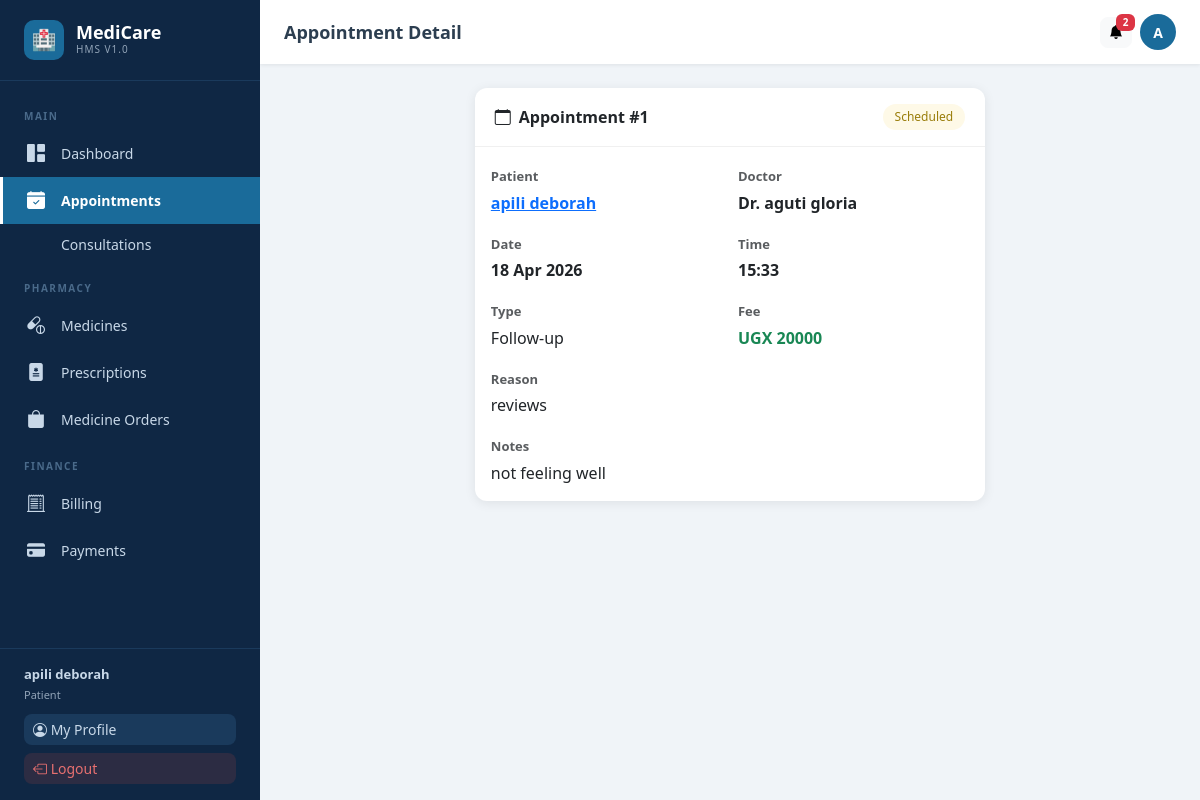
Page /appointments/1/ (signed in) on the committed database.
### users/models.py (models this page shows, shortened)
class User(AbstractUser):
    ROLE_CHOICES = [
        ('admin', 'Admin'),
        ('doctor', 'Doctor'),
        ('nurse', 'Nurse'),
        ('patient', 'Patient'),
    ]
    role = models.CharField(max_length=20, choices=ROLE_CHOICES, default='patient')
    phone = models.CharField(max_length=20, blank=True)
    profile_pic = models.ImageField(upload_to='profiles/', blank=True, null=True)
    is_approved = models.BooleanField(default=True)
    created_at = models.DateTimeField(auto_now_add=True)

### appointments/models.py (models this page shows, shortened)
class Appointment(models.Model):
    STATUS_CHOICES = [
        ('Scheduled','Scheduled'),('Confirmed','Confirmed'),
        ('Completed','Completed'),('Cancelled','Cancelled'),('Rescheduled','Rescheduled'),
    ]
    TYPE_CHOICES = [('General','General Checkup'),('Consultation','Consultation'),('Follow-up','Follow-up'),('Emergency','Emergency')]
    patient = models.ForeignKey(Patient, on_delete=models.CASCADE, related_name='appointments')
    doctor = models.ForeignKey(User, on_delete=models.SET_NULL, null=True, related_name='appointments', limit_choices_to={'role': 'doctor'})
    appointment_type = models.CharField(max_length=20, choices=TYPE_CHOICES, default='General')
    date = models.DateField()
    time = models.TimeField()
    reason = models.TextField()
    status = models.CharField(max_length=20, choices=STATUS_CHOICES, default='Scheduled')
    notes = models.TextField(blank=True)
    fee = models.DecimalField(max_digits=10, decimal_places=2, default=0)
    created_by = models.ForeignKey(User, on_delete=models.SET_NULL, null=True, related_name='created_appointments')
    created_at = models.DateTimeField(auto_now_add=True)
    updated_at = models.DateTimeField(auto_now=True)
    class Meta: ordering = ['-date', '-time']

### patients/models.py (models this page shows, shortened)
class Patient(models.Model):
    BLOOD_TYPES = [('A+','A+'),('A-','A-'),('B+','B+'),('B-','B-'),('AB+','AB+'),('AB-','AB-'),('O+','O+'),('O-','O-')]
    STATUS_CHOICES = [('Active','Active'),('Discharged','Discharged'),('Transferred','Transferred'),('Deceased','Deceased')]
    GENDER_CHOICES = [('Male','Male'),('Female','Female'),('Other','Other')]
    user = models.OneToOneField(User, on_delete=models.SET_NULL, null=True, blank=True, related_name='patient_profile')
    name = models.CharField(max_length=200)
    age = models.IntegerField(default=0)
    gender = models.CharField(max_length=10, choices=GENDER_CHOICES, default='Male')
    phone = models.CharField(max_length=20, blank=True)
    address = models.TextField(blank=True)
    blood_type = models.CharField(max_length=5, choices=BLOOD_TYPES, blank=True)
    admission_date = models.DateField(auto_now_add=True)
    status = models.CharField(max_length=20, choices=STATUS_CHOICES, default='Active')
    emergency_contact = models.CharField(max_length=200, blank=True)
    emergency_phone = models.CharField(max_length=20, blank=True)
    allergies = models.TextField(blank=True)
    notes = models.TextField(blank=True)
    assigned_doctor = models.ForeignKey(User, on_delete=models.SET_NULL, null=True, blank=True, related_name='doctor_patients', limit_choices_to={'role': 'doctor'})
    created_at = models.DateTimeField(auto_now_add=True)
    updated_at = models.DateTimeField(auto_now=True)

### appointments/views.py (the view)
# urls.py: path('<int:pk>/', views.appointment_detail, name='appointment_detail'),
@login_required
def appointment_detail(request, pk):
    appt = get_object_or_404(Appointment, pk=pk)
    return render(request, 'appointments/appointment_detail.html', {'appointment': appt})

### notifications/context_processors.py (called while the page is built)
def unread_notifications(request):
    if request.user.is_authenticated:
        from notifications.models import Notification
        count = Notification.objects.filter(recipient=request.user, is_read=False).count()
        return {'unread_notification_count': count}
    return {'unread_notification_count': 0}

### templates/appointments/appointment_detail.html (shortened to what this page needs)
{% extends 'base.html' %}
{% load hms_tags %}
{% block page_title %}Appointment Detail{% endblock %}
{% block content %}
<div class="row justify-content-center"><div class="col-lg-7">
<div class="card">
  <div class="card-header d-flex justify-content-between align-items-center">
    <span><i class="bi bi-calendar me-2"></i>Appointment #{{ appointment.pk }}</span>
    <span class="badge-pill status-{{ appointment.status|lower }}">{{ appointment.status }}</span>
  </div>
  <div class="card-body">
    <div class="row g-3">
      <div class="col-md-6"><label class="form-label text-muted">Patient</label><div class="fw-bold"><a href="{% url 'patients:patient_detail' appointment.patient.pk %}">{{ appointment.patient.name }}</a></div></div>
      <div class="col-md-6"><label class="form-label text-muted">Doctor</label><div class="fw-bold">Dr. {{ appointment.doctor.get_full_name|default:"—" }}</div></div>
      <div class="col-md-6"><label class="form-label text-muted">Date</label><div class="fw-bold">{{ appointment.date|date:"d M Y" }}</div></div>
      <div class="col-md-6"><label class="form-label text-muted">Time</label><div class="fw-bold">{{ appointment.time|time:"H:i" }}</div></div>
      <div class="col-md-6"><label class="form-label text-muted">Type</label><div>{{ appointment.get_appointment_type_display }}</div></div>
      <div class="col-md-6"><label class="form-label text-muted">Fee</label><div class="fw-bold text-success">UGX {{ appointment.fee|floatformat:0 }}</div></div>
      <div class="col-12"><label class="form-label text-muted">Reason</label><div>{{ appointment.reason }}</div></div>
      {% if appointment.notes %}<div class="col-12"><label class="form-label text-muted">Notes</label><div>{{ appointment.notes }}</div></div>{% endif %}
    </div>
  </div>
</div>
</div></div>
{% endblock %}

### templates/base.html (shortened to what this page needs)
<!DOCTYPE html>
<html lang="en">
<head>
{% load static %}
<link href="https://cdn.jsdelivr.net/npm/bootstrap@5.3.2/dist/css/bootstrap.min.css" rel="stylesheet">
<link href="https://cdn.jsdelivr.net/npm/bootstrap-icons@1.11.3/font/bootstrap-icons.min.css" rel="stylesheet">
</head>
<body>
{% if user.is_authenticated %}
<aside class="sidebar" id="sidebar">
  <a href="{% url 'users:dashboard' %}" class="sidebar-brand">
    <div class="logo-icon">🏥</div>
    <div><div class="logo-text">MediCare</div><div class="logo-sub">HMS v1.0</div></div>
  </a>
  <nav class="sidebar-nav">
    <div class="nav-section-title">Main</div>
    <a href="{% url 'users:dashboard' %}" class="nav-link {% if request.resolver_match.url_name == 'dashboard' %}active{% endif %}">
      <i class="bi bi-grid-1x2-fill"></i> Dashboard
    </a>
    <a href="{% url 'appointments:appointment_list' %}" class="nav-link {% if 'appointments' in request.path and 'consultations' not in request.path %}active{% endif %}">
      <i class="bi bi-calendar-check-fill"></i> Appointments
    </a>
    <a href="{% url 'appointments:consultation_list' %}" class="nav-link {% if 'consultations' in request.path %}active{% endif %}">
       Consultations
    </a>
    <div class="nav-section-title">Pharmacy</div>
    <a href="{% url 'pharmacy:medicine_list' %}" class="nav-link {% if 'pharmacy' in request.path and 'prescriptions' not in request.path and 'orders' not in request.path %}active{% endif %}">
      <i class="bi bi-capsule-pill"></i> Medicines
    </a>
    <a href="{% url 'pharmacy:prescription_list' %}" class="nav-link {% if 'prescriptions' in request.path %}active{% endif %}">
      <i class="bi bi-file-medical-fill"></i> Prescriptions
    </a>
    {% if user.role == 'patient' or user.role == 'admin' %}
    <a href="{% url 'pharmacy:order_list' %}" class="nav-link {% if 'orders' in request.path %}active{% endif %}">
      <i class="bi bi-bag-fill"></i> Medicine Orders
    </a>
    {% endif %}
    <div class="nav-section-title">Finance</div>
    <a href="{% url 'billing:bill_list' %}" class="nav-link {% if 'billing' in request.path %}active{% endif %}">
      <i class="bi bi-receipt-cutoff"></i> Billing
    </a>
    <a href="{% url 'payments:payment_list' %}" class="nav-link {% if 'payments' in request.path %}active{% endif %}">
      <i class="bi bi-credit-card-fill"></i> Payments
    </a>
  </nav>
  <div class="sidebar-footer">
    <div style="color:#c8d8e8;font-size:13px;margin-bottom:10px">
      <strong>{{ user.get_full_name|default:user.username }}</strong><br>
      <span style="opacity:.7;font-size:11px;text-transform:capitalize">{{ user.role }}</span>
    </div>
    <a href="{% url 'users:profile' %}" class="btn btn-sm mb-2" style="background:#1a3a5c;color:#c8d8e8;width:100%;text-align:left">
      <i class="bi bi-person-circle"></i> My Profile
    </a>
    <a href="{% url 'users:logout' %}" class="btn btn-sm" style="background:#e74c3c22;color:#e87070;width:100%;text-align:left">
      <i class="bi bi-box-arrow-left"></i> Logout
    </a>
  </div>
</aside>
<div class="topbar">
  <span class="page-title">{% block page_title %}Dashboard{% endblock %}</span>
  <div class="topbar-actions">
    <a href="{% url 'notifications:notification_list' %}" class="btn btn-light btn-sm position-relative" title="Notifications">
      <i class="bi bi-bell-fill"></i>
      {% if unread_notification_count > 0 %}
      <span class="badge bg-danger position-absolute" style="top:-4px;right:-4px;font-size:10px;min-width:18px">{{ unread_notification_count }}</span>
      {% endif %}
    </a>
    <a href="{% url 'users:profile' %}" class="topbar-avatar" title="My Profile">
      {{ user.first_name|first|upper|default:user.username|first|upper }}
    </a>
  </div>
</div>
<main class="main-wrapper">
{% endif %}
  {% block content %}{% endblock %}
{% if user.is_authenticated %}</main>{% endif %}
</body>
</html>

### templates/base.html (style rules this page uses)
:root { --primary:#1a6b9a;--primary-dark:#134f73;--primary-light:#e8f4fd; --sidebar-w:260px;--sidebar-bg:#0f2744;--sidebar-text:#c8d8e8; --sidebar-hover:#1a3a5c;--sidebar-active:#1a6b9a; --topbar-h:64px;--body-bg:#f0f4f8;--card-shadow:0 2px 12px rgba(0,0,0,.08); }
body { background:var(--body-bg);font-family:'Segoe UI',system-ui,sans-serif;margin:0;overflow-x:hidden }
.sidebar { position:fixed;top:0;left:0;height:100vh;width:var(--sidebar-w);background:var(--sidebar-bg);z-index:1000;display:flex;flex-direction:column;transition:transform .3s ease }
.sidebar-brand { padding:20px 24px;border-bottom:1px solid #1a3a5c;display:flex;align-items:center;gap:12px;color:#fff;text-decoration:none }
.sidebar-brand .logo-icon { width:40px;height:40px;background:var(--primary);border-radius:10px;display:flex;align-items:center;justify-content:center;font-size:20px;flex-shrink:0 }
.sidebar-brand .logo-text { font-size:18px;font-weight:700;line-height:1.1 }
.sidebar-brand .logo-sub { font-size:10px;color:var(--sidebar-text);opacity:.7;letter-spacing:1px;text-transform:uppercase }
.sidebar-nav { flex:1;overflow-y:auto;padding:12px 0 }
.nav-section-title { font-size:10px;font-weight:600;color:#4a6a8a;text-transform:uppercase;letter-spacing:1.5px;padding:16px 24px 6px }
.nav-link { display:flex;align-items:center;gap:12px;padding:10px 24px;color:var(--sidebar-text);text-decoration:none;font-size:14px;transition:all .2s;border-left:3px solid transparent }
.nav-link.active { background:var(--sidebar-active);color:#fff;border-left-color:#fff;font-weight:600 }
.nav-link .bi { font-size:18px;flex-shrink:0;width:22px }
.sidebar-footer { padding:16px 24px;border-top:1px solid #1a3a5c }
.topbar { position:fixed;top:0;left:var(--sidebar-w);right:0;height:var(--topbar-h);background:#fff;box-shadow:0 1px 4px rgba(0,0,0,.08);z-index:999;display:flex;align-items:center;padding:0 24px;gap:16px }
.topbar .page-title { font-size:18px;font-weight:600;color:#2c3e50;flex:1 }
.topbar .topbar-actions { display:flex;align-items:center;gap:8px }
.topbar-avatar { width:36px;height:36px;border-radius:50%;background:var(--primary);color:#fff;display:flex;align-items:center;justify-content:center;font-weight:600;font-size:14px;text-decoration:none }
.main-wrapper { margin-left:var(--sidebar-w);margin-top:var(--topbar-h);padding:24px;min-height:calc(100vh - var(--topbar-h)) }
.card { border:none;border-radius:12px;box-shadow:var(--card-shadow) }
.card-header { background:transparent;border-bottom:1px solid #f0f0f0;padding:16px 20px;font-weight:600 }
.form-label { font-size:13px;font-weight:600;color:#555;margin-bottom:4px }
.btn { border-radius:8px;font-size:14px;font-weight:500 }
.status-pending,.status-scheduled { background:#fef9e7;color:#9a7d0a }
.badge-pill { padding:4px 12px;border-radius:20px;font-size:12px;font-weight:500;display:inline-block }

### rows in the picture
User: get_full_name "apili deborah", role "Patient", first_name|first "A"
Appointment: pk "1", status "Scheduled", patient.name "apili deborah", doctor.get_full_name "aguti gloria", date "18 Apr 2026", time "15:33", appointment_type "Follow-up", fee "20000", reason "reviews", notes "not feeling well"

### other values in the picture
{{ unread_notification_count }} "2"
